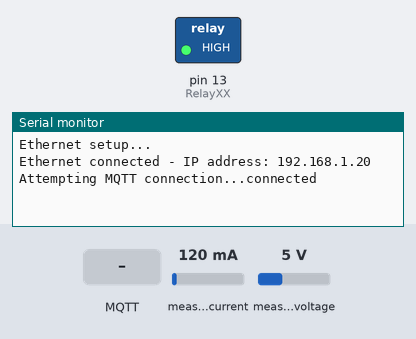
This sketch was run on a simulated Arduino Uno, built for the host (arithmetic inside an expression is 32-bit, double 64-bit). Shown: switched loads named in the sketch (green lamp = pin HIGH), the last lines printed to the serial monitor. Inputs (shaded band) come from the test bench; at power-on: measured current 120 mA, measured voltage 5 V. WiFi joins after 1.5 s; servers stay silent unless stated; EEPROM starts erased; no MQTT or app messages arrive unless stated.

Above: at 3.2 s.
3.3 s: measured current set to 40 mA
At 4.4 s:
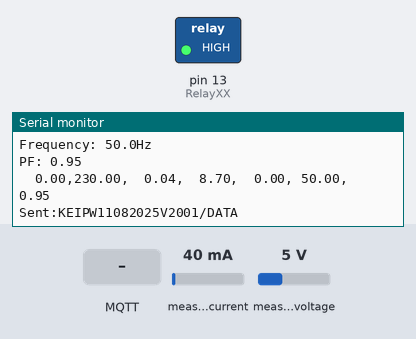
5.0 s: MQTT message "control/RelayXX" arrives on the first subscribed topic
At 5.7 s:
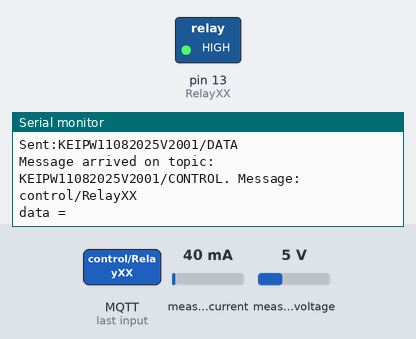
6.5 s: MQTT message "OFF" arrives on the first subscribed topic
At 6.9 s:
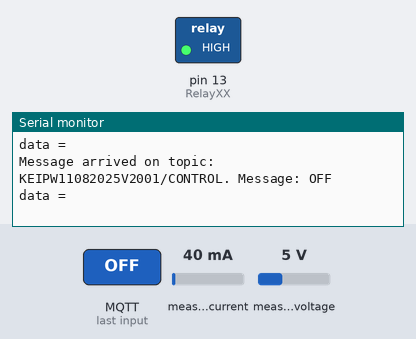
8.0 s: measured current set to 500 mA
At 11.1 s:
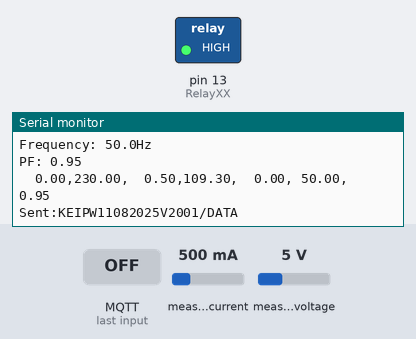
12.0 s: MQTT message "ON" arrives on the first subscribed topic
At 12.9 s:
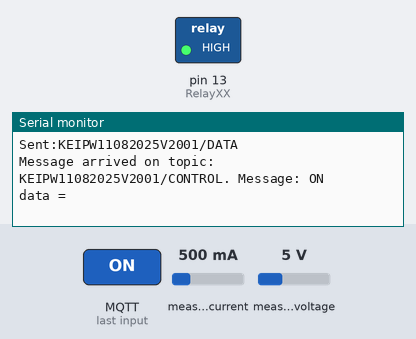

The sketch:

powerMeter.ino
```cpp
#include <EthernetENC.h>
#include <PubSubClient.h>
#include <OneWire.h>
OneWire ds(0);  // on pin 10 (a 4.7K resistor is necessary) D3
#include <Arduino.h>
#include <EEPROM.h>
#include <SPI.h>
#include <Wire.h>

String SN = "KEIPW11082025V2001";  // Serial Number

int pinValue = 0;

#include <PZEM004Tv30.h>
PZEM004Tv30 pzem(4, 5);  // กำหนด ขา ที่เชื่อมต่อกับ PZEM004  V3.0

#define EEPROM_SIZE 512
#define blynk_con    2    // D4
long currentMillis=0;
float volt = 220;
float amp = 0;
float powerX = 0;
float freq = 50;
float oldEnergy;
float EnergyALL;
float energyX;
float pf;
float celsius;
int  address_energy=0;

#define RelayXX     13         //D7    Relay control ON/OFF

#define DHTTYPE DHT21   // DHT 21 (AM2301)

const char* mqtt_server = "broker.hivemq.com"; // Cloud MQTT

byte mac[] = {0xA4, 0xCF, 0x12, 0xDD, 0x5F, 0xCA}; // MAC address ของ Ethernet module
IPAddress ip(192, 168, 1, 20);
IPAddress myDns(8, 8, 8, 8);
IPAddress gateway(192, 168, 1, 1);
IPAddress subnet(255, 255, 255, 0);

EthernetClient ethClient;
PubSubClient client(ethClient);

long now = millis();
long lastMeasure = 0;
String data1;

void setup_ethernet() {
  Serial.println();
  Serial.println("Ethernet setup...");
  Ethernet.begin(mac, ip, myDns, gateway, subnet);
  delay(1000);
  Serial.print("Ethernet connected - IP address: ");
  Serial.println(Ethernet.localIP());
}

void callback(char* topic, byte* message, unsigned int length) {
  Serial.print("Message arrived on topic: ");
  Serial.print(topic);
  Serial.print(". Message: ");
  String messageTemp;
  for (int i = 0; i < length; i++) {
    Serial.print((char)message[i]);
    messageTemp += (char)message[i];
  }
  Serial.println();
  if (String(topic) == "control/RelayXX") {
    Serial.print("control RelayXX ");
    data1 = messageTemp;
  }
  Serial.print("data = ");
  Serial.println(data1);
  if (data1 == "OFF") {
    digitalWrite(RelayXX, HIGH);
    delay(100);
  }
  if (data1 == "ON") {
    digitalWrite(RelayXX, LOW);
    delay(100);
  }
}

void reconnect() {
  while (!client.connected()) {
    Serial.print("Attempting MQTT connection...");
    if (client.connect("KEIPW11082025V2001")) {
      Serial.println("connected");
      client.subscribe("KEIPW11082025V2001/CONTROL");
    } else {
      Serial.print("failed, rc=");
      Serial.print(client.state());
      Serial.println(" try again in 5 seconds");
      delay(5000);
    }
  }
}

void setup() {
  pinMode(RelayXX, OUTPUT);

  delay(500);
  digitalWrite(RelayXX, HIGH);
  delay(500);

  Serial.begin(9600);

  setup_ethernet();

  client.setServer(mqtt_server, 1883);
  client.setCallback(callback);
}

void loop() {
  if (!client.connected()) {
    reconnect();
  }
  client.loop();

  now = millis();
  if (now - lastMeasure > 3500) {
    lastMeasure = now;
    readDataPDU();
   // readTemp();
    sendDataMqtt();
  }
}

// ส่วน readDataPDU, readTemp, sendDataMqtt ใช้ของเดิมได้เลย ไม่ต้องเปลี่ยน

void readDataPDU() {

    float voltage = pzem.voltage();
    volt = voltage;
    if(voltage != NAN){
        Serial.print("Voltage: "); Serial.print(voltage); Serial.println("V");

    } else {
        Serial.println("Error reading voltage");
    }

    float current = pzem.current();
    amp = current;
    if(current != NAN){
        Serial.print("Current: "); Serial.print(current); Serial.println("A");

    } else {
        Serial.println("Error reading current");
    }

     powerX = pzem.power();
    if(current != NAN){
        Serial.print("Power: "); Serial.print(powerX); Serial.println("W");

    } else {
        Serial.println("Error reading power");
    }

        energyX = pzem.energy();
        if(current != NAN){
        oldEnergy = EEPROM.read(address_energy);
        EnergyALL = oldEnergy+energyX;
        Serial.print("Energy: "); Serial.print(EnergyALL,3); Serial.println("kWh");
        EEPROM.write(address_energy,EnergyALL);
        EEPROM.commit();

    } else {
        Serial.println("Error reading energy");
    }

    float frequency = pzem.frequency();
        freq = frequency;
    if(current != NAN){
        Serial.print("Frequency: "); Serial.print(frequency, 1); Serial.println("Hz");

    } else {
        Serial.println("Error reading frequency");
    }

        pf = pzem.pf();
    if(current != NAN){
        Serial.print("PF: "); Serial.println(pf);

    } else {
        Serial.println("Error reading power factor");
    }

    Serial.println();


   }

void readTemp() {
  byte i;
  byte present = 0;
  byte type_s;
  byte data[12];
  byte addr[8];
  if ( !ds.search(addr)) {
    ds.reset_search();
    delay(250);
    return;
  }
  if (OneWire::crc8(addr, 7) != addr[7]) {
      return;
  }
  switch (addr[0]) {
    case 0x10:
      type_s = 1;
      break;
    case 0x28:
      type_s = 0;
      break;
    case 0x22:
      type_s = 0;
      break;
    default:
      return;
  }
  ds.reset();
  ds.select(addr);
  ds.write(0x44, 1);        // start conversion, with parasite power on at the end
  delay(1000);     // maybe 750ms is enough, maybe not

  present = ds.reset();
  ds.select(addr);
  ds.write(0xBE);         // Read Scratchpad
  for ( i = 0; i < 9; i++) {           // we need 9 bytes
    data[i] = ds.read();
  }
  int16_t raw = (data[1] << 8) | data[0];
  if (type_s) {
    raw = raw << 3; // 9 bit resolution default
    if (data[7] == 0x10) {
    raw = (raw & 0xFFF0) + 12 - data[6];
    }
  } else {
    byte cfg = (data[4] & 0x60);
    if (cfg == 0x00) raw = raw & ~7;  // 9 bit resolution, 93.75 ms
    else if (cfg == 0x20) raw = raw & ~3; // 10 bit res, 187.5 ms
    else if (cfg == 0x40) raw = raw & ~1; // 11 bit res, 375 ms

  }
  celsius = (float)raw / 16.0;
  Serial.print("  Temperature = ");
  Serial.print(celsius);
  Serial.println(" Celsius, ");


}
void sendDataMqtt() {

  char Temp_Mqtt[7];
  dtostrf(celsius, 6, 2, Temp_Mqtt);

   char Volt_Mqtt[7];
  dtostrf(volt, 6, 2, Volt_Mqtt);

   char amp_Mqtt[7];
  dtostrf(amp, 6, 2, amp_Mqtt);

   char power_Mqtt[7];
  dtostrf(powerX, 6, 2, power_Mqtt);

   char energy_Mqtt[7];
  dtostrf(energyX, 6, 2, energy_Mqtt);

  char freq_Mqtt[7];
  dtostrf(freq, 6, 2, freq_Mqtt);

   char pf_Mqtt[7];
  dtostrf(pf, 6, 2, pf_Mqtt);


  char msgBuffer[60];
  snprintf(
    msgBuffer,
    sizeof(msgBuffer),
    "%s,%s,%s,%s,%s,%s,%s",
    Temp_Mqtt,
    Volt_Mqtt,
    amp_Mqtt,
    power_Mqtt,
    energy_Mqtt,
    freq_Mqtt,
    pf_Mqtt

  );
   Serial.println(msgBuffer);


  if (client.publish("KEIPW11082025V2001/DATA", msgBuffer)) {
    Serial.println("Sent:KEIPW11082025V2001/DATA ");
  } else {
    Serial.println("Send failed!");
  }

}
```

Measured:
- after the input at 3.3 s, the serial monitor: prints a new line after 0.22 s (image 1)
- after the input at 5.0 s, the serial monitor: prints a new line at once (image 2)
- after the input at 6.5 s, the serial monitor: prints a new line at once (image 3)
- after the input at 8.0 s, the serial monitor: prints a new line after 2.5 s (image 4)
- after the input at 12.0 s, the serial monitor: prints a new line at once (image 5)
